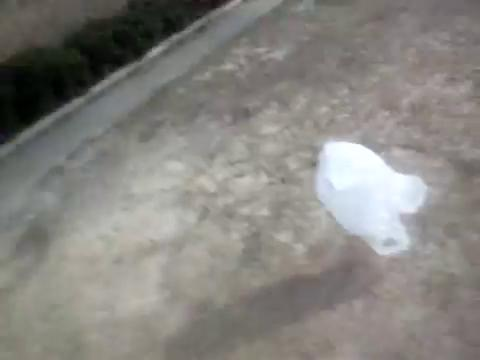
#> input picture 00000001.jpg, 480 x 360 px
$ python test_vot_bbox.py
#> lines starting #> are read from the running program, lines starting #| are printed output that depends on the picture; after the words box and inside, x2 and y2 are one past the last pixel; in counts of white or black regions, pixels touching at a corner belong together
import cv2
import numpy as np

img = cv2.imread("00000001.jpg")
#> img is the input picture: shape (360, 480, 3); mean B, G, R 127.8, 132.3, 134.3

bbox = [334.02,128.36,438.19,188.78,396.39,260.83,292.23,200.41]
for i in range(len(bbox)):
    bbox[i] = int(bbox[i])
(x1,y1) = (bbox[0],bbox[1])
(x2,y2) = (bbox[2],bbox[3])
(x3,y3) = (bbox[4],bbox[5])
(x4,y4) = (bbox[6],bbox[7])

(xmin, ymin) = (min(x1,x2,x3,x4), min(y1,y2,y3,y4))
(xmax, ymax) = (max(x1,x2,x3,x4), max(y1,y2,y3,y4))

cv2.circle(img, (x1,y1), 5, (255,0,0), 2)
#> img: shape (360, 480, 3); 0.05% of pixels changed, all inside (x1, y1, x2, y2) = (328, 122, 341, 135)
cv2.circle(img, (x2,y2), 5, (0,255,0), 2)
#> img: shape (360, 480, 3); mean B, G, R 127.7, 132.2, 134.2
cv2.circle(img, (x3,y3), 5, (0,0,255), 2)
cv2.circle(img, (x4,y4), 5, (255,255,255), 2)
#> img: shape (360, 480, 3); mean B, G, R 127.7, 132.2, 134.3
cv2.rectangle(img, (xmin, ymin), (xmax, ymax), 2)
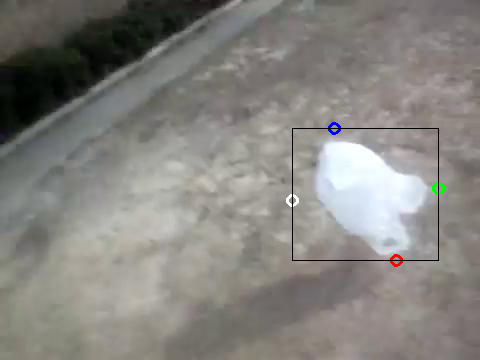
#> img: shape (360, 480, 3); mean B, G, R 127.3, 131.7, 133.8

cv2.imshow("frame", img)

key = cv2.waitKey(0) & 0xff
#> (key Esc is pressed here)
if key == 27:
    cv2.destroyAllWindows()
